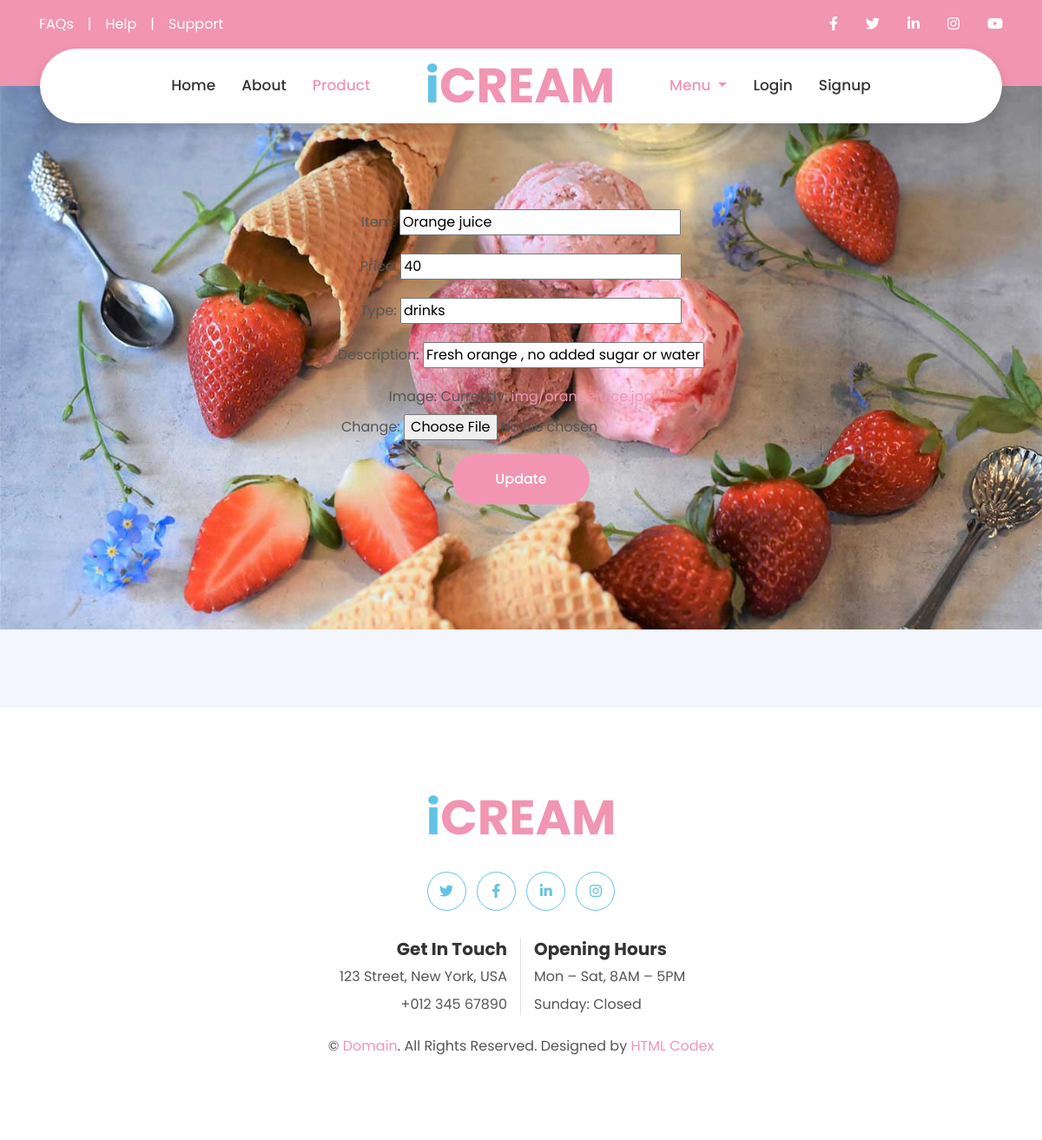
The page /edititem/9 on the database its author committed.
### myapp/models.py (models this page shows)
class Items(models.Model):
    item_name=models.CharField(max_length=100,blank=False,verbose_name="Item")
    price=models.IntegerField(blank=False,verbose_name='Price')
    item_type=models.CharField(max_length=100,blank=False,verbose_name='Type')
    description=models.CharField(max_length=300,blank=False,verbose_name="Description")
    image=models.ImageField(upload_to = 'img')

### myapp/views.py (the view)
# urls.py: path('edititem/<int:id>',views.edititem,name='edititem'),
def edititem(request,id):
    data=Items.objects.get(id=id)
    if request.method=='POST':
        form = Itemform(data=request.POST, files=request.FILES, instance=data)
        if form.is_valid():
            form.save()
            return redirect(viewitem)
    else:
        form = Itemform(instance=data)
        return render(request,'edititem.html',{'form':form})

### myapp/forms.py
class Itemform(forms.ModelForm):
    class Meta:
        model=Items
        fields="__all__"

### myapp/templates/edititem.html (shortened to what this page needs)
{% load static %}
<!DOCTYPE html>
<html lang="en">
<head>
    <link href="https://cdnjs.cloudflare.com/ajax/libs/font-awesome/5.10.0/css/all.min.css" rel="stylesheet">
    <link href="lib/owlcarousel/assets/owl.carousel.min.css" rel="stylesheet">
    <link href="lib/lightbox/css/lightbox.min.css" rel="stylesheet">
    <link href="../static/css/style.css" rel="stylesheet">
    <link href="../static/css/custom.css" rel="stylesheet">
</head>
<body>
    <div class="container-fluid bg-primary py-3 d-none d-md-block ">
        <div class="container">
            <div class="row">
                <div class="col-md-6 text-center text-lg-left mb-2 mb-lg-0">
                    <div class="d-inline-flex align-items-center">
                        <a class="text-white pr-3" href="">FAQs</a>
                        <span class="text-white">|</span>
                        <a class="text-white px-3" href="">Help</a>
                        <span class="text-white">|</span>
                        <a class="text-white pl-3" href="">Support</a>
                    </div>
                </div>
                <div class="col-md-6 text-center text-lg-right">
                    <div class="d-inline-flex align-items-center">
                        <a class="text-white px-3" href="">
                            <i class="fab fa-facebook-f"></i>
                        </a>
                        <a class="text-white px-3" href="">
                            <i class="fab fa-twitter"></i>
                        </a>
                        <a class="text-white px-3" href="">
                            <i class="fab fa-linkedin-in"></i>
                        </a>
                        <a class="text-white px-3" href="">
                            <i class="fab fa-instagram"></i>
                        </a>
                        <a class="text-white pl-3" href="">
                            <i class="fab fa-youtube"></i>
                        </a>
                    </div>
                </div>
            </div>
        </div>
    </div>
    <div class="container-fluid position-relative nav-bar p-0 ">
        <div class="container-lg position-relative p-0 px-lg-3" style="z-index: 9;">
            <nav class="navbar navbar-expand-lg bg-white navbar-light shadow p-lg-0 ">
                <div class="collapse navbar-collapse justify-content-between" id="navbarCollapse">
                    <div class="navbar-nav ml-auto py-0">
                        <a href="index.html" class="nav-item nav-link">Home</a>
                        <a href="about.html" class="nav-item nav-link">About</a>
                        <a href="product.html" class="nav-item nav-link active">Product</a>
                    </div>
                    <a href="index.html" class="navbar-brand mx-5 d-none d-lg-block">
                        <h1 class="m-0 display-4 text-primary"><span class="text-secondary">i</span>CREAM</h1>
                    </a>
                    <div class="navbar-nav mr-auto py-0">
                        <div class="dropdown nav-item nav-link">
                            <a class="dropdown-toggle" id="dropdownMenuButton" data-toggle="dropdown"
                                aria-haspopup="true" aria-expanded="false">
                                Menu
                            </a>
                        </div>
                        <a href="login" class="nav-item nav-link">Login</a>
                        <a href="signup" class="nav-item nav-link">Signup</a>
                    </div>
                </div>
            </nav>
        </div>
    </div>
    <div class="container-fluid p-0  mb-5 pb-5 bgimage ">
        <div id="header-carousel">
            <div class=" d-flex flex-column ">
                <div class="mt-5 mr-4 ml-4">
                    <div class="d-flex flex-column text-center justify-content-center m-5" style="min-height: 300px">
                        <div class="col text-center">
                            <form name="sentMessage" novalidate="novalidate" method="POST" enctype="multipart/form-data"
                                class="mt-5 mb-5 ml-4 mr-4">
                                {{ form.as_p }}
                                <div class="text-center">
                                    <button class="btn btn-primary py-3 px-5" type="submit"
                                        id="sendMessageButton">Update</button>
                                </div>
                            </form>
                        </div>
                    </div>
                </div>
            </div>
        </div>
    </div>
    <div class="container-fluid footer bg-light py-5" style="margin-top: 90px;">
        <div class="container text-center py-5">
            <div class="row">
                <div class="col-12 mb-4">
                    <a href="index.html" class="navbar-brand m-0">
                        <h1 class="m-0 mt-n2 display-4 text-primary"><span class="text-secondary">i</span>CREAM</h1>
                    </a>
                </div>
                <div class="col-12 mb-4">
                    <a class="btn btn-outline-secondary btn-social mr-2" href="#"><i class="fab fa-twitter"></i></a>
                    <a class="btn btn-outline-secondary btn-social mr-2" href="#"><i class="fab fa-facebook-f"></i></a>
                    <a class="btn btn-outline-secondary btn-social mr-2" href="#"><i class="fab fa-linkedin-in"></i></a>
                    <a class="btn btn-outline-secondary btn-social" href="#"><i class="fab fa-instagram"></i></a>
                </div>
                <div class="col-12 mt-2 mb-4">
                    <div class="row">
                        <div class="col-sm-6 text-center text-sm-right border-right mb-3 mb-sm-0">
                            <h5 class="font-weight-bold mb-2">Get In Touch</h5>
                            <p class="mb-2">123 Street, New York, USA</p>
                            <p class="mb-0">+012 345 67890</p>
                        </div>
                        <div class="col-sm-6 text-center text-sm-left">
                            <h5 class="font-weight-bold mb-2">Opening Hours</h5>
                            <p class="mb-2">Mon – Sat, 8AM – 5PM</p>
                            <p class="mb-0">Sunday: Closed</p>
                        </div>
                    </div>
                </div>
                <div class="col-12">
                    <p class="m-0">&copy; <a href="#">Domain</a>. All Rights Reserved. Designed by <a
                            href="https://htmlcodex.com">HTML Codex</a>
                    </p>
                </div>
            </div>
        </div>
    </div>
</body>
</html>

### myapp/static/css/custom.css (style rules this page uses)
.bgimage { background-image: url('../img/carousel-1.jpg'); width: 100%; height: max-content; background-size: cover; background-repeat: no-repeat; }

### rows shown on the page
Items: item_name "Orange juice", price "40", item_type "drinks", description "Fresh orange , no added sugar or water."
